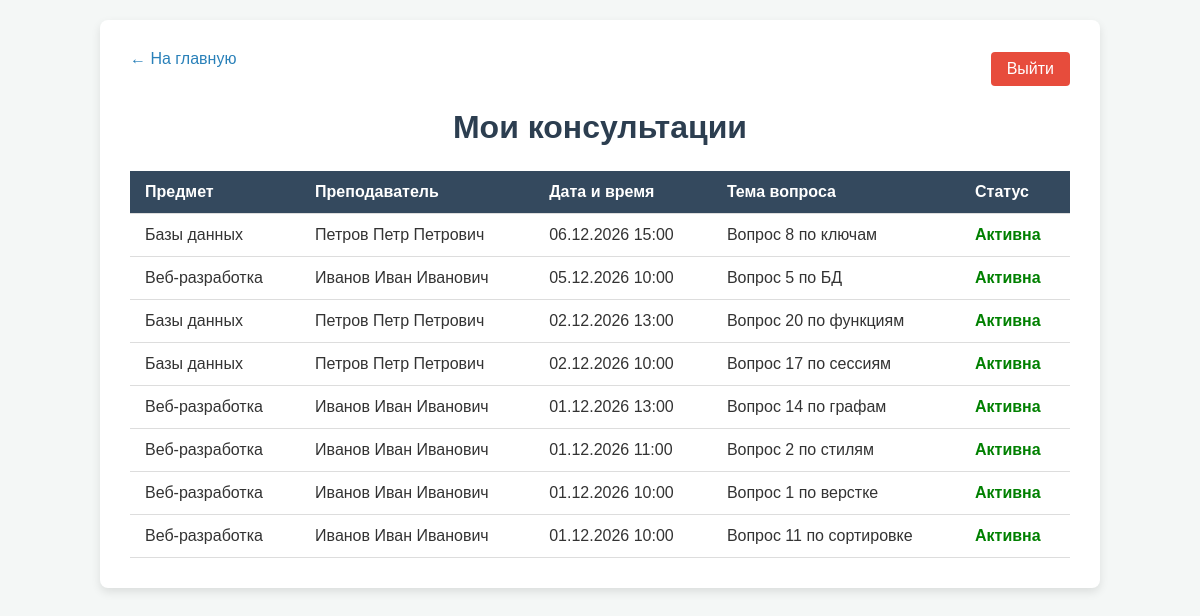
Before: /profile.php (signed in) with the older database file.
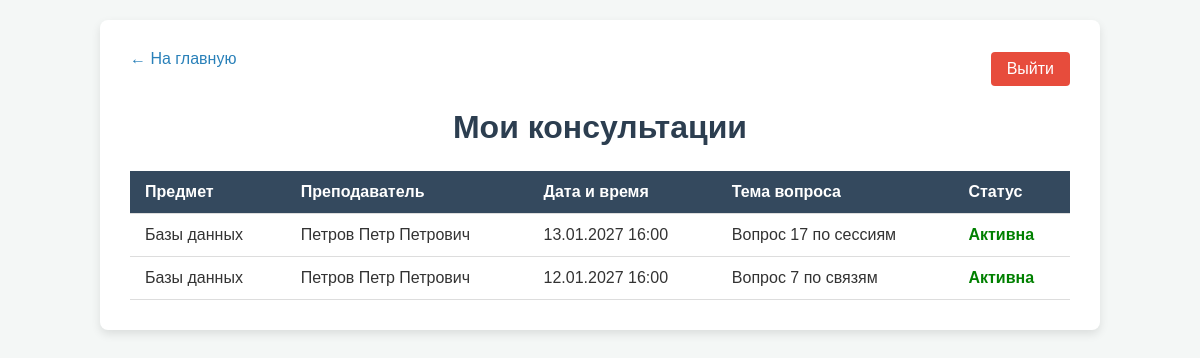
After: the same page with the newer database file.
### tables this page shows
CREATE TABLE `appointments` (
  `id` int NOT NULL,
  `slot_id` int NOT NULL,
  `student_id` int NOT NULL,
  `topic` text NOT NULL,
  `status` enum('active','completed') DEFAULT 'active'
);

CREATE TABLE `slots` (
  `id` int NOT NULL,
  `teacher_id` int NOT NULL,
  `subject` varchar(100) NOT NULL,
  `start_time` datetime NOT NULL
);

CREATE TABLE `users` (
  `id` int NOT NULL,
  `full_name` varchar(100) NOT NULL,
  `login` varchar(50) NOT NULL,
  `password` varchar(255) NOT NULL,
  `role` enum('student','teacher') NOT NULL
);

### profile.php (the view, shortened to what this page needs)
<?php
require 'db.php';
$stmt = $pdo->prepare("SELECT a.id as app_id, a.topic, a.status, s.subject, s.start_time, u.full_name as teacher_name
                       FROM appointments a
                       JOIN slots s ON a.slot_id = s.id
                       JOIN users u ON s.teacher_id = u.id
                       WHERE a.student_id = ?
                       ORDER BY s.start_time DESC");
$stmt->execute([$_SESSION['user_id']]);
$appointments = $stmt->fetchAll(PDO::FETCH_ASSOC);
?>
<!DOCTYPE html>
<html lang="ru">
<head>
    <link rel="stylesheet" href="style.css">
</head>
<body>
    <div class="container">
        <div class="top-bar">
            <a href="index.php" class="back-link">&larr; На главную</a>
            <a href="logout.php" class="btn btn-logout">Выйти</a>
        </div>
        <h1>Мои консультации</h1>
        <?php if (empty($appointments)): ?>
            <p class="text-center">У вас пока нет записей на консультации.</p>
        <?php else: ?>
            <table class="slots-table">
                <thead>
                    <tr>
                        <th>Предмет</th>
                        <th>Преподаватель</th>
                        <th>Дата и время</th>
                        <th>Тема вопроса</th>
                        <th>Статус</th>
                    </tr>
                </thead>
                <tbody>
                    <?php foreach ($appointments as $app): ?>
                        <tr>
                            <td data-label="Предмет:"><?= htmlspecialchars($app['subject']) ?></td>
                            <td data-label="Преподаватель:"><?= htmlspecialchars($app['teacher_name']) ?></td>
                            <td data-label="Время:"><?= date('d.m.Y H:i', strtotime($app['start_time'])) ?></td>
                            <td data-label="Тема:"><?= htmlspecialchars($app['topic']) ?></td>
                            <td data-label="Статус:">
                                <?php if ($app['status'] == 'active'): ?>
                                    <span class="status-active">Активна</span>
                                <?php else: ?>
                                    <span class="status-completed">Завершена</span>
                                <?php endif; ?>
                            </td>
                        </tr>
                    <?php endforeach; ?>
                </tbody>
            </table>
        <?php endif; ?>
    </div>
</body>
</html>

Changed rows visible on the page:
no longer on this page (row edited): appointments: slot.subject "Базы данных", users.full_name "Петров Петр Петрович", slot.start_time "06.12.2026 15:00", topic "Вопрос 8 по ключам", status "Активна"
no longer on this page (row edited): appointments: slot.subject "Веб-разработка", users.full_name "Иванов Иван Иванович", slot.start_time "05.12.2026 10:00", topic "Вопрос 5 по БД", status "Активна"
removed appointments: slot.subject "Базы данных", users.full_name "Петров Петр Петрович", slot.start_time "02.12.2026 13:00", topic "Вопрос 20 по функциям", status "Активна"
no longer on this page (row edited): appointments: slot.subject "Веб-разработка", users.full_name "Иванов Иван Иванович", slot.start_time "01.12.2026 13:00", topic "Вопрос 14 по графам", status "Активна"
no longer on this page (row edited): appointments: slot.subject "Веб-разработка", users.full_name "Иванов Иван Иванович", slot.start_time "01.12.2026 11:00", topic "Вопрос 2 по стилям", status "Активна"
no longer on this page (row edited): appointments: slot.subject "Веб-разработка", users.full_name "Иванов Иван Иванович", slot.start_time "01.12.2026 10:00", topic "Вопрос 1 по верстке", status "Активна"
no longer on this page (row edited): appointments: slot.subject "Веб-разработка", users.full_name "Иванов Иван Иванович", slot.start_time "01.12.2026 10:00", topic "Вопрос 11 по сортировке", status "Активна"
changed through a linked row, appointments "Вопрос 17 по сессиям": slot.start_time "02.12.2026 10:00" → "13.01.2027 16:00"
now on this page (row edited): appointments: slot.subject "Базы данных", users.full_name "Петров Петр Петрович", slot.start_time "12.01.2027 16:00", topic "Вопрос 7 по связям", status "Активна"
